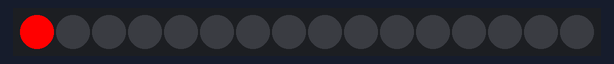
Bench run of a sketch on a simulated Arduino Uno, built with avr-gcc and run on an emulated ATmega328P. Shown: 16 RGB LEDs in strip order, left to right.

Above: at 0.05 s.
At 0.55 s:
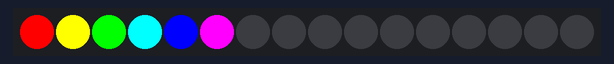
At 0.95 s:
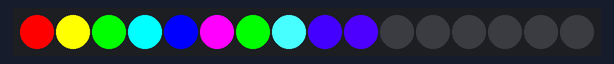
At 1.46 s:
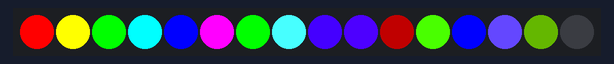
At 1.96 s:
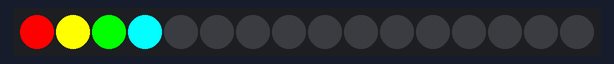

The sketch:

Color_raindow.ino
```cpp
#include <Adafruit_NeoPixel.h>
#define PIN        7
#define NUMPIXELS 16
#define DELAYVAL 100
Adafruit_NeoPixel pixels(NUMPIXELS, PIN, NEO_GRB + NEO_KHZ800);
int Red[6] = {255, 255, 0, 0, 0, 255};
int Green[6] = {0, 255, 255, 255, 0, 0};
int Blue[6] = {0, 0, 0, 255, 255, 255};

void setup() {
  pixels.begin();
}

void loop() {
  pixels.clear();
  /*
  for (int p=0;p<NUMPIXELS;p+=6) {
    for (int i=0;i<6;i++){
      int R=Red[i];
      int G=Green[i];
      int B=Blue[i];
      pixels.setPixelColor(p+i, pixels.Color(R,G,B));
      pixels.show();
      delay(DELAYVAL);
    }
  }
  */
  for (int i=0;i<NUMPIXELS;i++){
      int R=Red[i];
      int G=Green[i];
      int B=Blue[i];
      pixels.setPixelColor(i, pixels.Color(R,G,B));
      pixels.show();
      delay(DELAYVAL);
    }
}
```

Measured:
- by itself, everything shown: repeats every 1.6 s, in 16 steps
